Frame 1 (no input): blank canvas, image omitted
Frame 60 (no input): blank canvas, image omitted
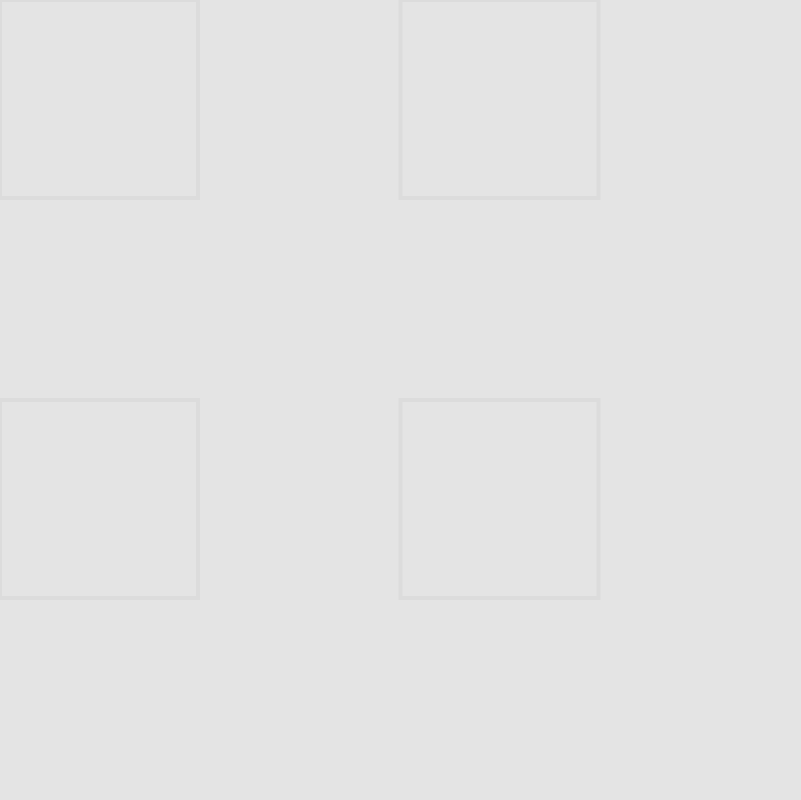
Frame 120 (the mouse pressed at the canvas centre since frame 60)

The p5.js sketch whose frames 1 and 60 were blank and that drew this single picture after the mouse press (run headless with seeded random() and noise() and a simulated clock; from frame 60 on, the mouse is pressed at the canvas centre):

// p5.js sketch
// ── sketch.js
var tailleX, tailleY;
var epaisseur;

function setup() {
  createCanvas(801,800);
  background(228);
  epaisseur =4;
  strokeWeight(epaisseur);
  tailleX = width/2-epaisseur; 
  tailleY = height/2-epaisseur;
  noFill();
}

function draw() {
  background(228);
  if(mouseIsPressed){
    stroke(128, 20)  
  }else{
    stroke(0)
  }
  
  var newTailleY = tailleY * (mouseY/height);
  var newTailleX = tailleX * (mouseX/width);
  rect(0,0,newTailleX, newTailleY);
  rect(width/2, 0, newTailleX, newTailleY);
  rect(0, height/2, newTailleX, newTailleY);
  rect(width/2, height/2, newTailleX, newTailleY);
  
}
